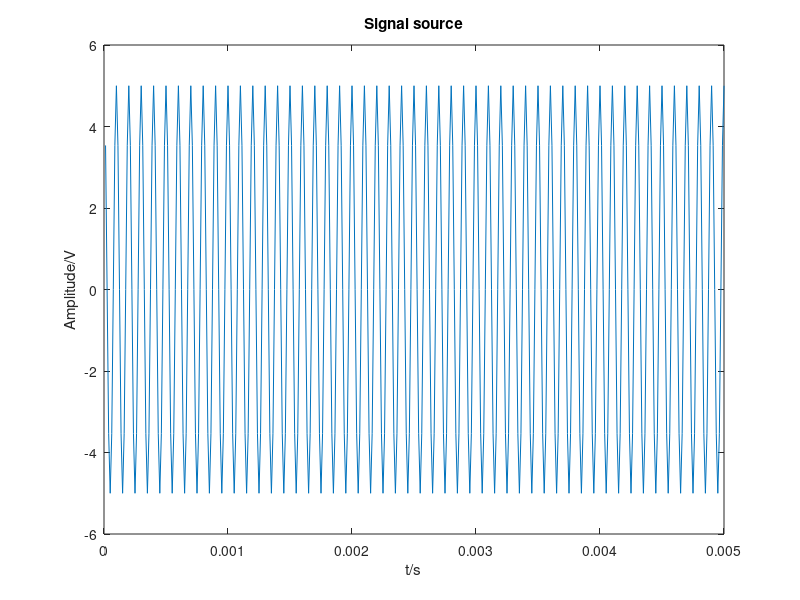
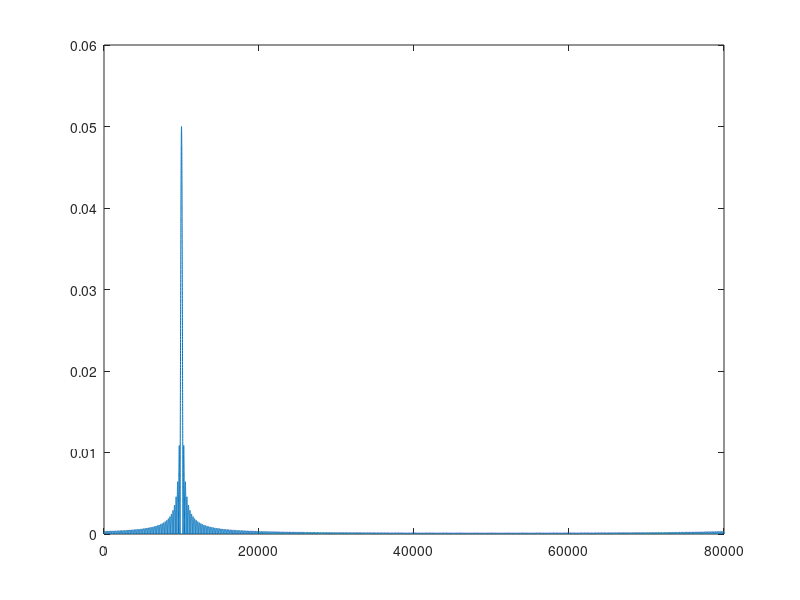

The MATLAB source for these figures, in order: (Note: this script raises an error after producing the figures.)
clc;close all;clear;
%% CW signal source 
A = 5;
f = 10e3;
omega = 2*pi*f;
Phi = 0;%pi/3;
FS = 80e3;
Delta_T = 1/FS;
NFFT = FS;
T = 5e-3;
t1 = (1:T/Delta_T)*Delta_T;
signal_1 = A * exp(1i*(omega*t1+Phi));
t = t1;
Signal_source_time = signal_1;
figure;plot(t,real(Signal_source_time));
xlabel('t/s');ylabel('Amplitude/V');
title('Signal source')
Signal_source_Freq = fft(Signal_source_time,NFFT) * 2 / NFFT;
Fn=(0:NFFT-1) * NFFT / FS;
figure;plot(Fn,abs(Signal_source_Freq));
Signal_Power = Signal_source_time*Signal_source_time'/length(Signal_source_time);%单位:W

%% Transport Channel 
% h_Amplitude_1 = 0.7;
% h_Amplitude_2 = 0.5;
% h_Amplitude_3 = 0.35;
h_Amplitude = [0.9 -0.25 0.7 0.5 -0.15 0.35];%0.6;%[0.5 0.3];%
h_Timedelay = [0.2e-2 0.6e-2 0.75e-2,1e-2 1.1e-2 1.35e-2];%2e-2;%[0.3e-2 2e-2];
channel_time = 3e-2;
[CohenChannel,CohenChannel_time] = CohenChannel(FS,channel_time, h_Amplitude, h_Timedelay);
figure;plot(CohenChannel_time,CohenChannel);
% h_Timedelay_1 = 1e-2;
% h_Timedelay_2 = 2.2e-2;
% h_Timedelay_3 = 3.6e-2;
% R = 9e6;
% c= 3e8;
% h_Timedelay = R / c;
Signal_channel_time = conv(Signal_source_time,CohenChannel);
t_channel = (1:length(Signal_channel_time))*Delta_T;
figure;plot(t_channel,real(Signal_channel_time));
Noise_Power = 20;%单位:W
Channel_num = 1;
Noise_Gaussian = wgn(length(Signal_channel_time),Channel_num,Noise_Power,'linear');
t_Receive = t_channel;
Signal_Receive_time = Signal_channel_time + Noise_Gaussian';
figure;plot(t_Receive,real(Signal_Receive_time));
xlabel('t/s');ylabel('Amplitude/V');
title('Signal receive');
Signal_Receive_Freq = fft(Signal_Receive_time,NFFT) * 2 / NFFT;
figure;plot(Fn,abs(Signal_Receive_Freq));
Noise_Power_cal = Noise_Gaussian'*Noise_Gaussian/length(Noise_Gaussian);
SNR = 10*log10(Signal_Power/Noise_Power);
Noise_Var = var(Noise_Gaussian);
Noise_Mean = mean(Noise_Gaussian);
%%  Copy Correlator
CopyCorrelator = Signal_source_time;
CopyCorrelator_out = xcorr(Signal_Receive_time,CopyCorrelator);
CopyCorrelator_time_out = (1:length(CopyCorrelator_out))*Delta_T;
figure;plot(CopyCorrelator_time_out,abs(CopyCorrelator_out));






